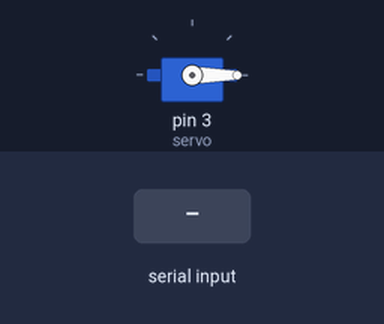
Simulated run of this sketch. Board: Arduino Uno, built with avr-gcc and run on an emulated ATmega328P. Parts: servo. Inputs (shaded band) come from the test bench.

Above: at 1.2 s.
1.3 s: "G" received over Serial
At 1.7 s:
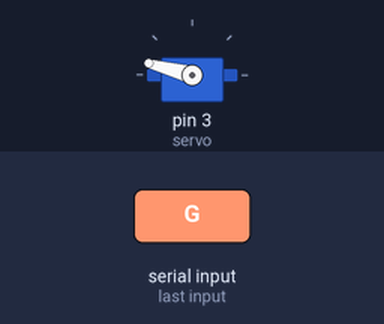
Timing chart, 0 to 4.3 s (numbered marks = the images above; inputs shaded):
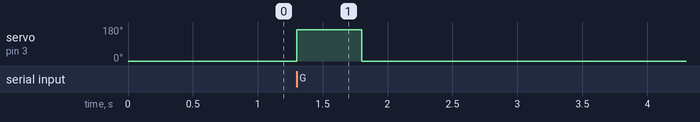

Measured:
- after the input at 1.3 s, servo on pin 3 (servo): 0° → 165° at once, → 0° 0.50 s later

The sketch:

servo.ino
```cpp
#include <Servo.h>

Servo servo;
int inByte = 0;
int proceeding = 0;

void setup() {
//  pinMode(5, OUTPUT);
//  analogWrite(5, 200);
  servo.attach(3);
  servo.write(0);
  Serial.begin(9600);
}

void loop() {
  if (Serial.available() > 0) {
    inByte = Serial.read();
    if (inByte == 'G' && !proceeding) {
      proceeding = 1;
      servo.write(165);
      delay(500);
      servo.write(0);
      delay(500);
      proceeding = 0;
    }
  }
}
```
